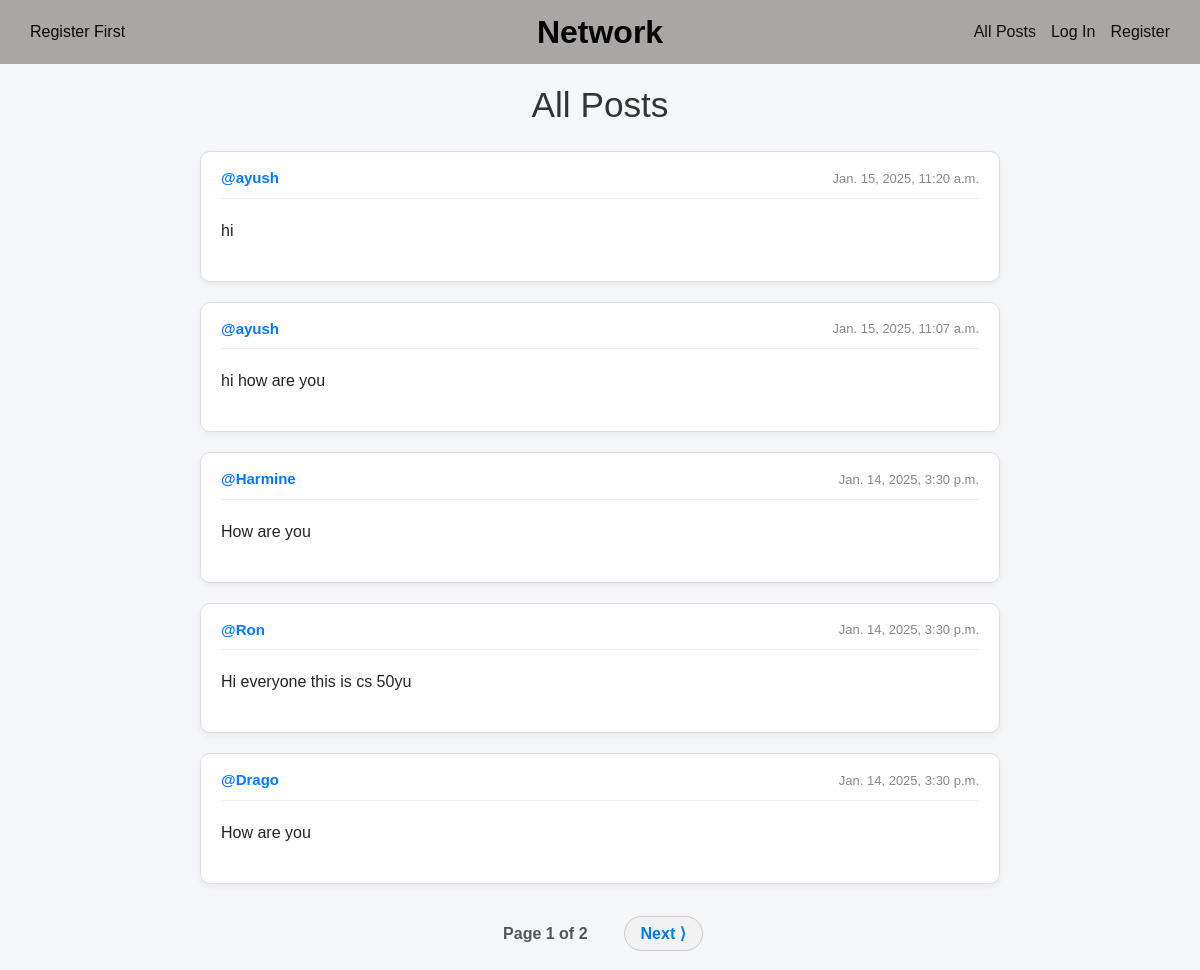
/, run on an earlier commit of the app's database.
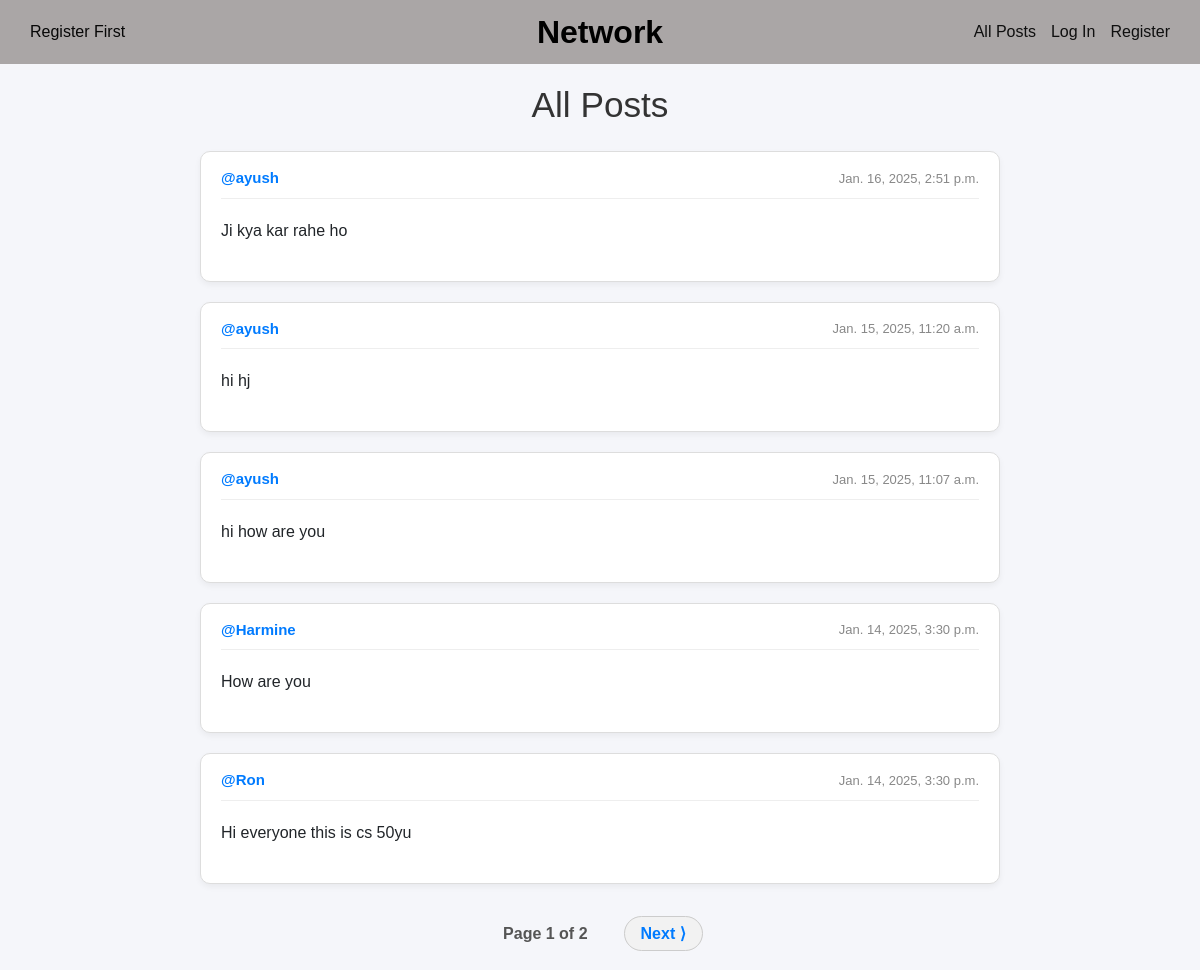
And on a later commit of the database.
### network/models.py (models this page shows, shortened)
class Post(models.Model):
    content = models.CharField(max_length=140)
    user = models.ForeignKey(User, on_delete=models.CASCADE, related_name="author")
    date=models.DateTimeField(auto_now_add=True)

class User(AbstractUser):
    pass

### network/views.py (the view)
# urls.py: path("", views.index, name="index"),
def index(request):
    allPosts = Post.objects.all().order_by("-id")  # Keep latest first
    paginator = Paginator(allPosts, 5)
    page_number = request.GET.get('page')
    posts_of_the_page = paginator.get_page(page_number)
    whoYouLiked = []
    if request.user.is_authenticated:
        whoYouLiked = list(
            Like.objects.filter(user=request.user)
            .values_list('post__id', flat=True)
        )
    return render(request, "network/index.html", {
        "posts_of_the_page": posts_of_the_page,
        "whoYouLiked": whoYouLiked
    })

### network/templates/network/index.html (shortened to what this page needs)
{% extends "network/layout.html" %}
{% block body %}
<div class="container">
  <h1 class="page-title">All Posts</h1>
  {% for post in posts_of_the_page %}
    <div class="post-card">
      <div class="post-header">
        <strong><a href="{% url 'profile' user_id=post.user.id %}">@{{ post.user }}</a></strong>
        <span class="post-date">{{ post.date }}</span>
      </div>
      <div id="content_{{ post.id }}" class="post-content">
        {{ post.content }}
      </div>
    </div>
  {% endfor %}
<div class="pagination">
  <ul class="pagination-list">
    <li class="current-page">Page {{ posts_of_the_page.number }} of {{ posts_of_the_page.paginator.num_pages }}</li>
    {% if posts_of_the_page.has_next %}
      <li><a class="pagination-btn" href="?page={{ posts_of_the_page.next_page_number }}">Next ⟩</a></li>
    {% endif %}
  </ul>
</div>
</div>
{% endblock %}

What changed in the data, as far as the page shows it:
no longer on this page (row unchanged): Post: user "Drago", date "Jan. 14, 2025, 3:30 p.m.", content "How are you"
added Post: user "ayush", date "Jan. 16, 2025, 2:51 p.m.", content "Ji kya kar rahe ho"
changed Post "Jan. 15, 2025, 11:20 a.m.": content "hi" → "hi hj"
